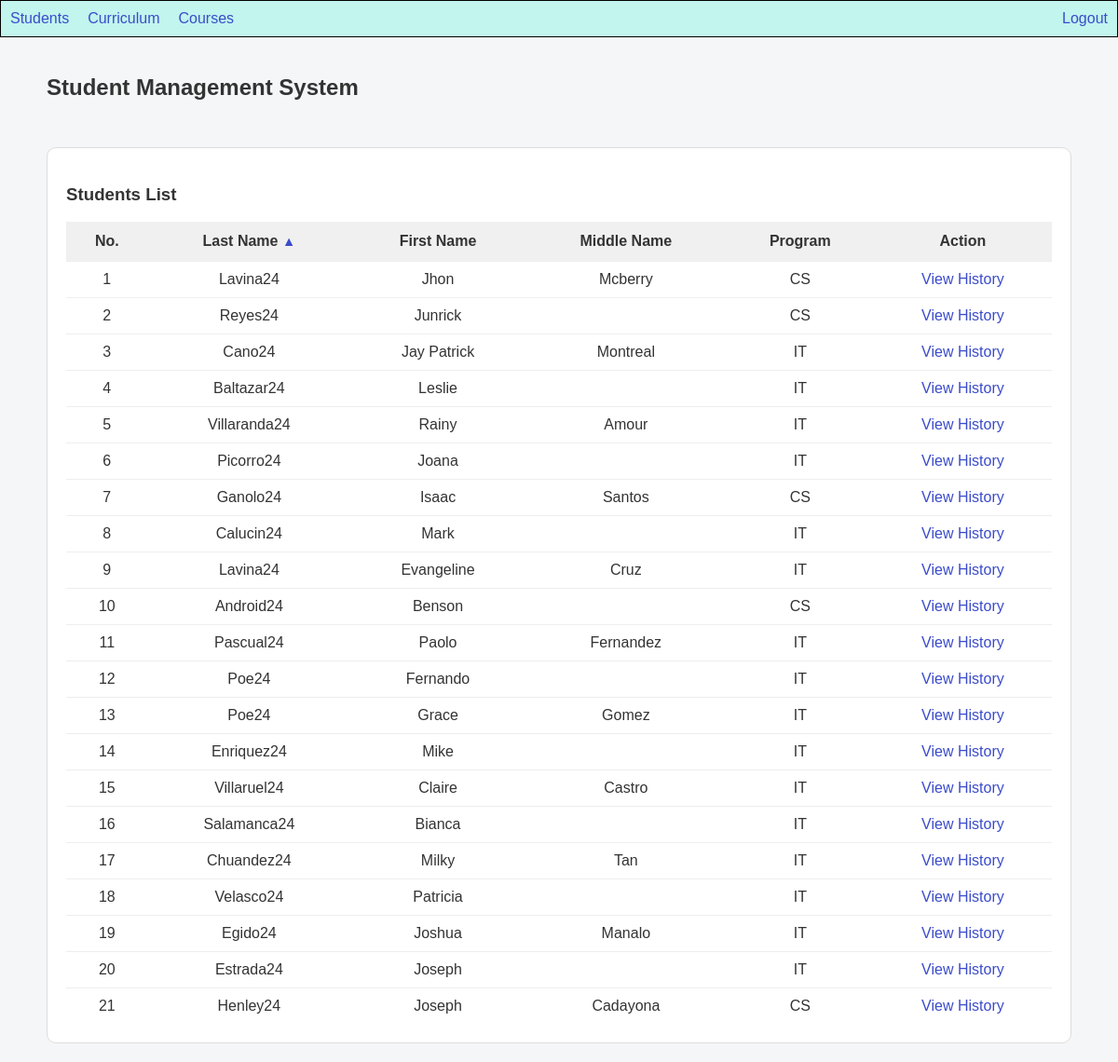
The app's page /public/index.php (signed in) with its own data.
### tables this page shows
CREATE TABLE student_programs (
    studProgID int auto_increment primary key,
    student_id int not null unique,
    courseID int not null,
    startDate date not null default (current_date),
    end_date date default null,
    status enum('ACTIVE', 'TERMINATED', 'TRANSFERRED') not null default 'ACTIVE',

    foreign key (student_id) references students(studentID),
    foreign key (courseID) references course(courseID)
);

CREATE TABLE students (
    studentID int auto_increment primary key,
    lastname varchar(30) not null,
    firstname varchar(30) not null,
    middlename varchar(30),
    age tinyint unsigned not null
);

CREATE TABLE course (
    courseID int auto_increment primary key,
    courseName varchar(10) not null unique,
    courseDesc varchar(255) not null
);

### models/Student.php (called while the page is built, shortened)
<?php
class Student {
    public static function all($conn, $order = 'ASC') {
        $order = strtoupper($order);
        $sql = "SELECT st.studentID, st.firstname, st.lastname, st.middlename, st.age, sp.courseID, c.courseName
                FROM student_programs sp
                JOIN students st ON sp.student_id = st.studentID
                JOIN course c ON sp.courseID = c.courseID
                ORDER BY st.studentID $order";
        return $conn->query($sql);
    }
}

### public/index.php (the view, shortened to what this page needs)
<?php
require_once __DIR__ . '/../includes/header.php';
require_once __DIR__ . '/../config/database.php';
require_once __DIR__ . '/../models/Student.php';
$order = (isset($_GET['sort']) && $_GET['sort'] === 'desc') ? 'DESC' : 'ASC';
$result = Student::all($conn, $order);
$toggleOrder = ($order === "ASC") ? 'desc' : 'asc';
?>
<div class="container">
    <h2>
        Student Management System
    </h2>
    <div class="table-container">
        <h3>Students List</h3>
        <table>
            <tr>
                <th>No.</th>
                <th>Last Name
                <a href="?sort=<?= $toggleOrder ?>" style="text-decoration: none; font-size: 0.9em;"><?= ($order === 'ASC') ? '▲' : '▼' ?></a>
                </th>
                <th>First Name</th>
                <th>Middle Name</th>
                <th>Program</th>
                <th>Action</th>
            </tr>
            <?php
                $no = 1;
                while ($row = $result->fetch_assoc()):
            ?>
                <tr>
                    <td><?= $no++ ?></td>
                    <td><?= $row['lastname'] ?></td>
                    <td><?= $row['firstname'] ?></td>
                    <td><?= $row['middlename'] ?></td>
                    <td><?= $row['courseName'] ?></td>
                    <td>
                        <a href="/enrollment_system/public/students/student_history.php?studentID=<?= $row['studentID'] ?>">View History</a>
                    </td>
                </tr>
            <?php endwhile; ?>
        </table>
    </div>
</div>

### includes/header.php (shortened to what this page needs)
<!DOCTYPE html>
<html>
    <head>
        <link rel="stylesheet" href="/enrollment_system/public/assets/css/style.css">
    </head>
    <body>
        <div class="headContainer">
            <nav class="headerLinks">
                <div class="left-links">
                    <a href="/enrollment_system/public/students/index.php">Students</a>
                    <a href="/enrollment_system/public/curriculum/index.php">Curriculum</a>
                    <a href="/enrollment_system/public/course/index.php">Courses</a>
                </div>
                <a class="logout" href="/enrollment_system/public/logout.php">Logout</a>
            </nav>
        </div>

### public/assets/css/style.css (style rules this page uses)
body { margin: 0; padding: 0; font-family: Arial, sans-serif; background: #f5f6f8; color: #333; }
.container { padding: 20px; max-width: 1100px; margin: auto; }
h2 { font-weight: 600; margin-bottom: 5px; }
.table-container { background: white; padding: 20px; border-radius: 10px; border: 1px solid #ddd; margin-top: 20px; }
.table-container table { width: 100%; border-collapse: collapse; }
.table-container th { background: #f0f0f0; padding: 12px; text-align: center; font-weight: 600; }
.table-container td { padding: 10px; border-top: 1px solid #eee; text-align: center; }
a { color: #3b4cca; text-decoration: none; }
.headContainer { background-color: #acf6eab3; border: 1px solid black; padding:10px; }
.headerLinks { display: flex; align-items: center; }
.headerLinks .left-links { display: flex; gap: 20px; }
.headerLinks .logout { margin-left: auto; }

### records on screen
student_programs: student.lastname "Lavina24", student.firstname "Jhon", student.middlename "Mcberry", courseID.courseName "CS"
student_programs: student.lastname "Reyes24", student.firstname "Junrick", courseID.courseName "CS"
student_programs: student.lastname "Cano24", student.firstname "Jay Patrick", student.middlename "Montreal", courseID.courseName "IT"
student_programs: student.lastname "Baltazar24", student.firstname "Leslie", courseID.courseName "IT"
student_programs: student.lastname "Villaranda24", student.firstname "Rainy", student.middlename "Amour", courseID.courseName "IT"
student_programs: student.lastname "Picorro24", student.firstname "Joana", courseID.courseName "IT"
student_programs: student.lastname "Ganolo24", student.firstname "Isaac", student.middlename "Santos", courseID.courseName "CS"
student_programs: student.lastname "Calucin24", student.firstname "Mark", courseID.courseName "IT"
student_programs: student.lastname "Lavina24", student.firstname "Evangeline", student.middlename "Cruz", courseID.courseName "IT"
student_programs: student.lastname "Android24", student.firstname "Benson", courseID.courseName "CS"
student_programs: student.lastname "Pascual24", student.firstname "Paolo", student.middlename "Fernandez", courseID.courseName "IT"
student_programs: student.lastname "Poe24", student.firstname "Fernando", courseID.courseName "IT"
student_programs: student.lastname "Poe24", student.firstname "Grace", student.middlename "Gomez", courseID.courseName "IT"
student_programs: student.lastname "Enriquez24", student.firstname "Mike", courseID.courseName "IT"
student_programs: student.lastname "Villaruel24", student.firstname "Claire", student.middlename "Castro", courseID.courseName "IT"
student_programs: student.lastname "Salamanca24", student.firstname "Bianca", courseID.courseName "IT"
student_programs: student.lastname "Chuandez24", student.firstname "Milky", student.middlename "Tan", courseID.courseName "IT"
student_programs: student.lastname "Velasco24", student.firstname "Patricia", courseID.courseName "IT"
student_programs: student.lastname "Egido24", student.firstname "Joshua", student.middlename "Manalo", courseID.courseName "IT"
student_programs: student.lastname "Estrada24", student.firstname "Joseph", courseID.courseName "IT"
student_programs: student.lastname "Henley24", student.firstname "Joseph", student.middlename "Cadayona", courseID.courseName "CS"
